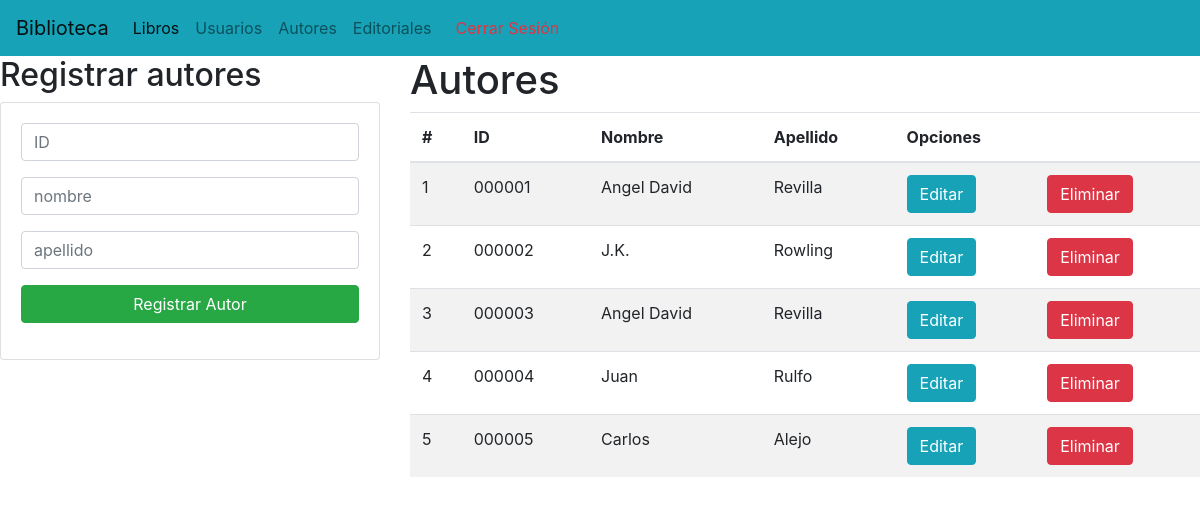
Screenshot of /gestionAutores/ with the database file from the repository.
### Aplicaciones/Biblioteca/models.py (models this page shows)
class Autores(models.Model):
    idAu = models.CharField(primary_key=True, max_length=6)
    nomAu = models.CharField(max_length=200)
    apellAu = models.CharField(max_length=200)

### Aplicaciones/Biblioteca/views.py (the view)
# urls.py: path('gestionAutores/', views.gestionAu, name='gestionAu'),
def gestionAu(request):
    AutoresListas = Autores.objects.all()
    return render(request, 'gestionAutores.html', {"Autores":AutoresListas})

### Aplicaciones/Biblioteca/templates/gestionAutores.html (shortened to what this page needs)
<!DOCTYPE html>
<html lang="es">
<head>
    <link rel="stylesheet" href="https://cdn.jsdelivr.net/npm/bootstrap@4.4.1/dist/css/bootstrap.min.css"
>
</head>
<body>
    <nav class="navbar navbar-expand-lg navbar-light bg-info">
        <a class="navbar-brand" href="#">Biblioteca</a>
        <div class="collapse navbar-collapse" id="navbarNav">
          <ul class="navbar-nav">
            <li class="nav-item active">
              <a class="nav-link" href="{% url 'home' %}">Libros<span class="sr-only">(current)</span></a>
            </li>
            <li class="nav-item">
              <a class="nav-link" href="{% url 'gestionUs' %}">Usuarios</a>
            </li>
            <li class="nav-item">
              <a class="nav-link" href="#">Autores</a>
            </li>
            <li class="nav-item">
              <a class="nav-link" href="{% url 'gestionEd' %}">Editoriales</a>
            </li>
            {% if user.is_authenticated %}
            <li class="nav-item">
              <a class="nav-link text-danger" href="#">
                  <i class="fas fa-sign-out-alt mr-2"></i> Cerrar Sesión
              </a>
          </li>
            {% else %}
            <li class="nav-item">
              <a class="nav-link text-danger" href="{% url 'login' %}">
              </a>
          </li>
            {% endif %}
          </ul>
        </div>
      </nav>
      {% block body %}
<div class="row">
    <div class="col-sm-12 col-md-6 col-lg-4 col-xl-4">
        <h2>Registrar autores</h2>
        <div class="card">
            <div class="card-body">
                <form action="/registrarAutores/" method="post">{% csrf_token %}
                    <div class="form-group">
                        <input type="text" id="txtidA" name="txtidA" class="form-control" placeholder="ID"
                            minlength="6" maxlength="6" required>
                    </div>
                    <div class="form-group">
                        <input type="text" id="txtNomAut" name="txtNomAut" class="form-control" placeholder="nombre"
                             maxlength="70" required>
                    </div>
                    <div class="form-group">
                        <input type="text" id="txtapeAut" name="txtapeAut" class="form-control" placeholder="apellido"
                             maxlength="70" required>
                    </div>
                    <div class="form-group">
                        <button type="submit" class="btn btn-success btn-block text-white">Registrar Autor</button>
                    </div>
                </form>
            </div>
        </div>
    </div>
    <div class="col-sm-12 col-md-6 col-lg-8 col-xl-8">
        <h1>Autores</h1>
        <div class="table-responsive py=2">
            <table class="table table-striped">
                <thead>
                    <tr>
                        <th>#</th>
                        <th>ID</th>
                        <th>Nombre</th>
                        <th>Apellido</th>
                        <th colspan="2">Opciones</th>
                    </tr>
                </thead>
                <tbody>
                    {% for c in Autores %}
                    <tr>
                        <td>{{forloop.counter}}</td>
                        <td>{{c.idAu}}</td>
                        <td>{{c.nomAu}}</td>
                        <td>{{c.apellAu}}</td>
                        <td><a href="edicionLibro/{{c.id}}" class="btn btn-info">Editar</a></td>
                        <td><a href="{% url 'eliminacionAutores' idAu=c.idAu %}" class="btn btn-danger btnEliminacion"
                                onclick="return confirm('¿Estás seguro de que deseas eliminar este usuario?');">Eliminar</a></td>
                    </tr>
                    {% endfor %}
                </tbody>
            </table>
        </div>
    </div>
</div>
{% endblock %}
</body>
</html>

### rows the page displays
Autores: idAu "000001", nomAu "Angel David", apellAu "Revilla"
Autores: idAu "000002", nomAu "J.K.", apellAu "Rowling"
Autores: idAu "000003", nomAu "Angel David", apellAu "Revilla"
Autores: idAu "000004", nomAu "Juan", apellAu "Rulfo"
Autores: idAu "000005", nomAu "Carlos", apellAu "Alejo"
